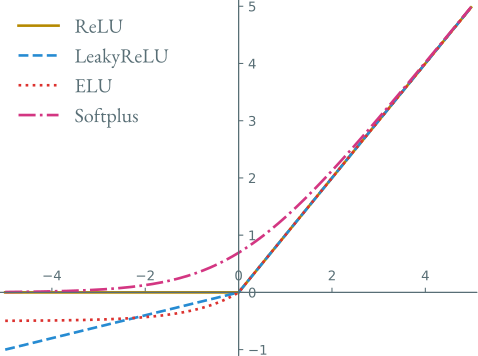

Reproduce this figure in Python.
import matplotlib.pyplot as plt
import numpy as np

x = np.arange(-5, 5, 0.02)
gamma = 0.2
relu = np.maximum(0, x)
lrelu = np.maximum(0, x) + gamma * np.minimum(0, x)
softplus = np.log(1 + np.exp(x))

gamma2 = 0.5
elu = np.maximum(0, x) + np.minimum(0, gamma2 * (np.exp(x) - 1))

plt.axis([-5.1, 5.1, -1.1, 5.1])

ax = plt.gca()

ax.xaxis.set_ticks_position('bottom')
ax.spines['bottom'].set_position(('data', 0))
ax.spines['bottom'].set_color('#586e75')

ax.yaxis.set_ticks_position('left')
ax.spines['left'].set_position(('data', 0))
ax.spines['left'].set_color('#586e75')

ax.xaxis.set_ticks_position('top')
ax.spines['top'].set_position(('data', 0))
ax.spines['top'].set_color('#586e75')

ax.yaxis.set_ticks_position('right')
ax.spines['right'].set_position(('data', 0))
ax.spines['right'].set_color('#586e75')

ax.tick_params(axis='x', colors='#586e75')
ax.tick_params(axis='y', colors='#586e75')

plt.plot(x, relu, color="#b58900", linestyle="-", linewidth=2, label="ReLU")
plt.plot(x, lrelu, color="#268bd2", linestyle="dashed", linewidth=2, label="LeakyReLU")
plt.plot(x, elu, color="#dc322f", linestyle=":", linewidth=2, label="ELU")
plt.plot(x, softplus, color="#d33682", linestyle="-.", linewidth=2, label="Softplus")

legend = plt.legend(loc='upper left', prop={'family': 'EB Garamond', 'size': 15})
plt.setp(legend.get_texts(), color='#586e75')

plt.savefig('ReLU.svg', transparent=True)
plt.show()
